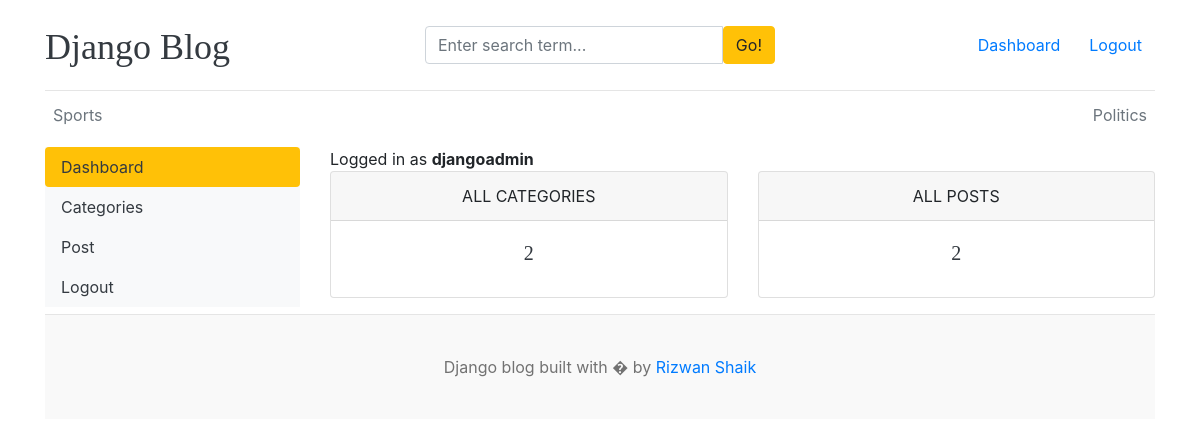
Before: /dashboard/ (signed in) with the older database file.
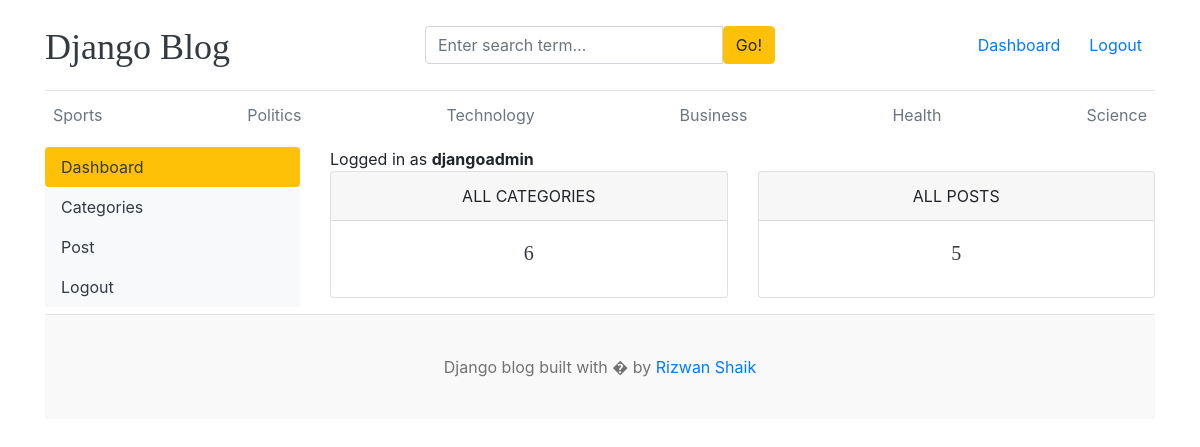
After: the same page with the newer database file.
### blogs/models.py (models this page shows, shortened)
class Category(models.Model):
    category_name = models.CharField(max_length=50, unique=True)
    created_at = models.DateTimeField(auto_now_add=True)
    updated_at = models.DateTimeField(auto_now=True)
    class Meta:
        verbose_name_plural = 'categories'

### dashboards/views.py (the view)
# urls.py: path('dashboard/', include('dashboards.urls')),
@login_required(login_url='login')
def dashboard(request):
    category_count = Category.objects.all().count()
    blogs_count = Blog.objects.all().count()
    context = {
        'category_count':category_count,
        'blogs_count':blogs_count,
    }
    return render(request, 'dashboard/dashboard.html', context)

### blogs/context_processors.py (called while the page is built)
def get_categories(request):
    categories = Category.objects.all()
    return dict(categories=categories)

def get_social_links(request):
    social_links = SocialLink.objects.all()
    return dict(social_links=social_links)

### templates/dashboard/dashboard.html
{% extends 'base.html' %}
{% block content %}
<div class="row">
    {% include 'dashboard/sidebar.html' %}
    <div class="col-md-9">
        <span>Logged in as <b>{{ user }}</b></span>
        <div class="row">
            <div class="col">
                <div class="card border-default mb-3">
                    <div class="card-header text-center text-uppercase font-weigth-blod">All Categories</div>
                    <div class="card-body text-dark">
                        <h5 class="card-title text-center">{{ category_count }}</h5>
                    </div>
                </div>
            </div>
            <div class="col">
                <div class="card border-default mb-3">
                    <div class="card-header text-center text-uppercase font-weigth-blod">All Posts</div>
                    <div class="card-body text-dark">
                        <h5 class="card-title text-center">{{ blogs_count }}</h5>
                    </div>
                </div>
            </div>
        </div>
    </div>
</div>
{% endblock %}

### templates/base.html (shortened to what this page needs)
{% load static %}
<!DOCTYPE html>
<html lang="en">
  <head>
    <link
      href="https://getbootstrap.com/docs/4.0/dist/css/bootstrap.min.css"
      rel="stylesheet"
    />
    <link href="{% static 'css/blog.css' %}" rel="stylesheet" />
    <link rel="stylesheet" href="https://cdnjs.cloudflare.com/ajax/libs/font-awesome/4.7.0/css/font-awesome.min.css">
  </head>
  <body>
    <div class="container">
      <header class="blog-header py-3">
        <div class="row flex-nowrap justify-content-between align-items-center">
          <div class="col-4 pt-1">
            <a class="blog-header-logo text-dark" href="/">Django Blog</a>
          </div>
          <div class="col-4">
            <form action="{% url 'search' %}" method="GET">
                <div class="input-group">
                    <input class="form-control" type="text" name="keyword" placeholder="Enter search term..." aria-label="Enter search term..." aria-describedby="button-search" />
                    <button type="submit" class="btn btn-warning" id="button-search" type="button">Go!</button>
                </div>
            </form>
          </div>
          <div class="col-4 d-flex justify-content-end align-items-center">
            {% if not user.is_authenticated %}
            <a class="btn btn-sm btn-warning" href="{% url 'login' %}">Login</a> &nbsp;
            <a class="btn btn-sm btn-outline-secondary" href="{% url 'register' %}">Register</a>
            {% else %}
            <span><a href="{% url 'dashboard' %}">Dashboard</a></span>
            <span class="btn text-dark"><a href="{% url 'logout' %}">Logout</a></span>
            {% endif %}
          </div>
        </div>
      </header>
      <div class="nav-scroller py-1 mb-2">
        <nav class="nav d-flex justify-content-between">
          {% for cat in categories %}
          <a class="p-2 text-muted" href="{% url 'posts_by_category' cat.id %}">{{cat.category_name}}</a>
          {% endfor %}
        </nav>
      </div>
{% block content %}
{% endblock %}
<footer class="blog-footer">
    <p>Django blog built with � by <a href="#">Rizwan Shaik</a></p>
  </footer>
</body>
</html>

### templates/dashboard/sidebar.html
<div class="col-md-3">
    <div class="nav flex-column nav-pills bg-light" aria-orientation="vertical">
        <a href="{% url 'dashboard' %}" class="nav-link text-dark {% if '/dashboard/' == request.path %} bg-warning{% endif %}">Dashboard</a>
        <a href="{% url 'categories' %}" class="nav-link text-dark {% if '/categories/' in request.path %} bg-warning{% endif %}">Categories</a>
        <a href="{% url 'posts' %}" class="nav-link text-dark {% if '/posts/' in request.path %} bg-warning{% endif %}">Post</a>
        <a href="" class="nav-link text-dark">Logout</a>
    </div>
</div>

### blog_main/static/css/blog.css (style rules this page uses)
.blog-header { border-bottom: 1px solid #e5e5e5; }
.blog-header-logo { font-family: "Playfair Display", Georgia, "Times New Roman", serif; font-size: 2.25rem; }
h1, h2, h3, h4, h5, h6 { font-family: "Playfair Display", Georgia, "Times New Roman", serif; }
.blog-footer { padding: 2.5rem 0; color: #727272; text-align: center; background-color: #f9f9f9; border-top: .05rem solid #e5e5e5; }
.blog-footer p:last-child { margin-bottom: 0; }

Changed rows visible on the page:
added Category: category_name "Technology"
added Category: category_name "Business"
added Category: category_name "Health"
added Category: category_name "Science"
Other visible differences:
{{ category_count }}: "2" → "6"
{{ blogs_count }}: "2" → "5"
